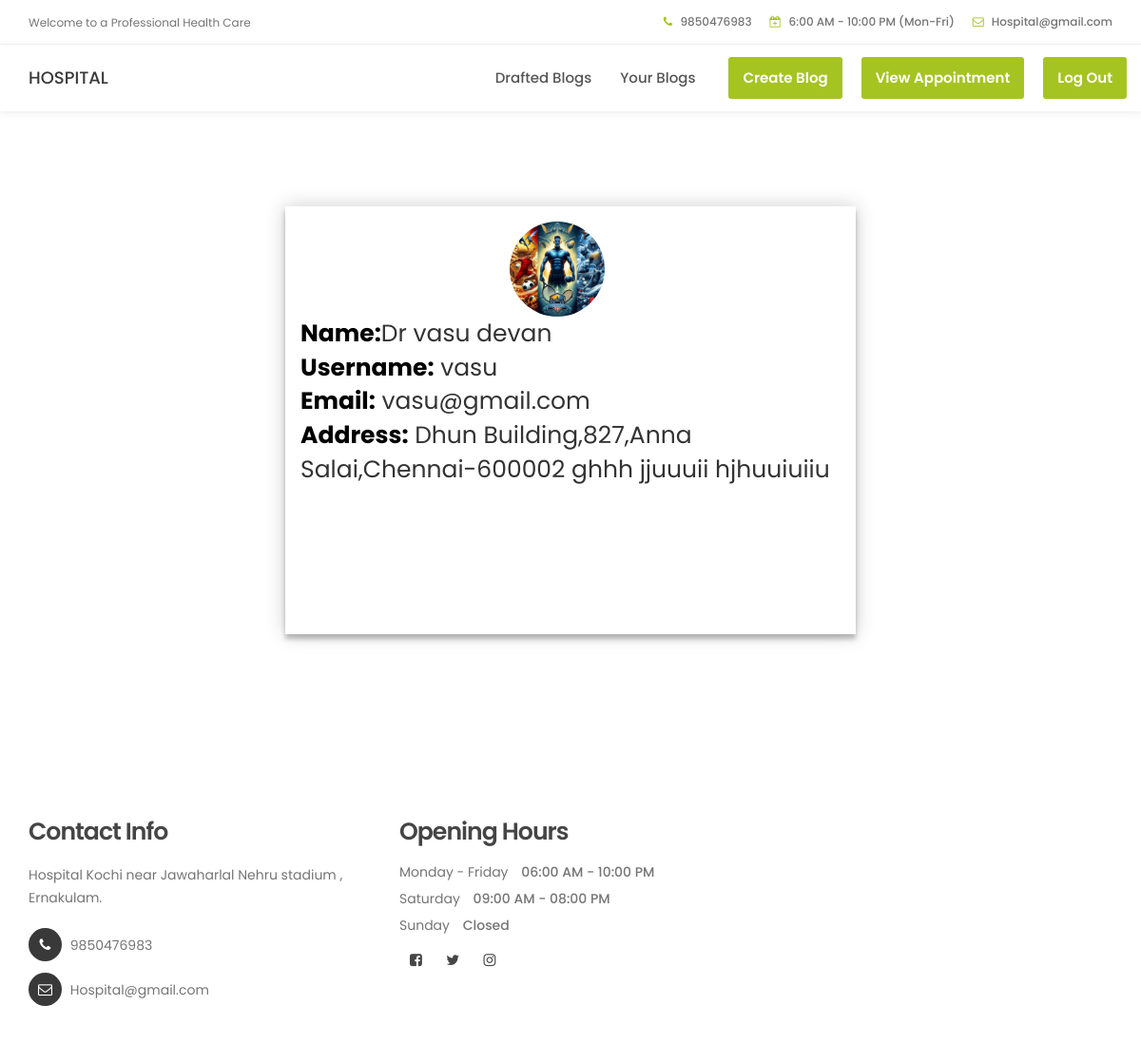
Page /6/vasu on the committed database.
### hospitalapp/models.py (models this page shows, shortened)
class doctorreg(models.Model):
    id = models.BigAutoField(primary_key=True)
    first_name=models.CharField(max_length=25)
    last_name=models.CharField(max_length=25)
    username = models.CharField(max_length=25)
    email = models.EmailField(max_length=25)
    Password = models.CharField(max_length=25)
    profilepic=models.ImageField()
    address=models.CharField(max_length=100)

### hospitalapp/views.py (the view)
# urls.py: path('6/<u>',views.doctor_profile),
def doctor_profile(request,u):
    d1=doctorreg.objects.filter(username=u)
    return render(request,'doctorhm.html',{'data1':d1,'uname':u})

### template/doctorhm.html (shortened to what this page needs)
{% load static %}
{% block content %}
<!DOCTYPE html>
<html lang="en">
<head>
     {% load static %}
     <link rel="stylesheet" href="{% static 'css/bootstrap.min.css' %}">
     <link rel="stylesheet" href="{% static 'css/font-awesome.min.css' %}">
     <link rel="stylesheet" href="{% static 'css/animate.css' %}">
     <link rel="stylesheet" href="{% static 'css/owl.carousel.css' %}">
     <link rel="stylesheet" href="{% static 'css/owl.theme.default.min.css' %}">
     <link rel="stylesheet" href="{% static 'css/tooplate-style.css' %}">
</head>
<body id="top" data-spy="scroll" data-target=".navbar-collapse" data-offset="50">
     <header>
          <div class="container">
               <div class="row">
                    <div class="col-md-4 col-sm-5">
                         <p>Welcome to a Professional Health Care</p>
                    </div>
                    <div class="col-md-8 col-sm-7 text-align-right">
                         <span class="phone-icon"><i class="fa fa-phone"></i> 9850476983</span>
                         <span class="date-icon"><i class="fa fa-calendar-plus-o"></i> 6:00 AM - 10:00 PM (Mon-Fri)</span>
                         <span class="email-icon"><i class="fa fa-envelope-o"></i> <a href="#">Hospital@gmail.com</a></span>
                    </div>
               </div>
          </div>
     </header>
     <section class="navbar navbar-default navbar-static-top" role="navigation">
          <div class="container">
               <div class="navbar-header">
                    <a href="index.html" class="navbar-brand">HOSPITAL</a>
               </div>
               <div class="collapse navbar-collapse">
                    <ul class="nav navbar-nav navbar-right">
                         <li><a href="../draft/{{uname}}" class="smoothscroll">Drafted Blogs</a></li>
                         <li><a href="../yourblog/{{uname}}">Your Blogs</a></li>
                  <li class="appointment-btn"><a href="../8/{{uname}}">Create Blog</a></li>
                         <li class="appointment-btn"><a href="../view_doctor_appointments/{{uname}}">View Appointment</a></li>
                         <li class="appointment-btn"><a href="../7">Log Out</a></li>
                    </ul>
               </div>
          </div>
     </section>
 <section id="appointment" data-stellar-background-ratio="3" style="position: relative; top:-100px;">
          <div class="container">
               <div class="row">
     {% for i in data1 %}
                    <div class="box">
                                    <img src="{{ i.profilepic.url }}" style="position:relative; left:220px;"><br>
                                      <strong style="Color:black;"><b>Name:</b></strong>Dr {{ i.first_name }} {{i.last_name}}<br>
                                      <strong style="Color:black"><b>Username:</b></strong> {{ i.username }}<br>
                                     <strong style="Color:black"><b>Email:</b></strong> {{ i.email }}<br>
                                     <strong style="Color:black"><b>Address:</b></strong> {{ i.address }}<br>
 </div>
    {% endfor %}
</div>
</div>
</section>
 <footer data-stellar-background-ratio="5">
     <div class="container">
          <div class="row">
               <div class="col-md-4 col-sm-4">
                    <div class="footer-thumb">
                         <h4 class="wow fadeInUp" data-wow-delay="0.4s">Contact Info</h4>
                         <p>Hospital Kochi near Jawaharlal Nehru stadium , Ernakulam.</p>
                         <div class="contact-info">
                              <p><i class="fa fa-phone"></i> 9850476983</p>
                              <p><i class="fa fa-envelope-o"></i> <a href="#">Hospital@gmail.com</a></p>
                         </div>
                    </div>
               </div>
               <div class="col-md-6 col-sm-12">
                    <div class="footer-thumb">
                         <div class="opening-hours">
                              <h4 class="wow fadeInUp" data-wow-delay="0.4s">Opening Hours</h4>
                              <p>Monday - Friday <span>06:00 AM - 10:00 PM</span></p>
                              <p>Saturday <span>09:00 AM - 08:00 PM</span></p>
                              <p>Sunday <span>Closed</span></p>
                         </div>
                         <ul class="social-icon">
                              <li><a href="https://www.facebook.com/tooplate" class="fa fa-facebook-square" attr="facebook icon"></a></li>
                              <li><a href="#" class="fa fa-twitter"></a></li>
                              <li><a href="#" class="fa fa-instagram"></a></li>
                         </ul>
                    </div>
               </div>
          </div>
     </div>
</footer>
</body>
</html>
{% endblock %}

### static/css/tooplate-style.css (style rules this page uses)
body { background: #ffffff; font-family: 'Poppins', sans-serif; overflow-x: hidden; }
h1,h2,h3,h4,h5,h6 { font-weight: 600; line-height: inherit; }
h1,h2,h3,h4 { letter-spacing: -1px; }
h4 { color: #454545; font-size: 1.8em; padding-bottom: 2px; }
p { color: #757575; font-size: 14px; font-weight: normal; line-height: 24px; }
html { -webkit-font-smoothing: antialiased; }
a { color: #252525; -webkit-transition: 0.5s; transition: 0.5s; text-decoration: none !important; }
.text-align-right { text-align: right; }
header { background: #ffffff; border-bottom: 1px solid #f2f2f2; display: flex; height: 45px; }
header .col-md-8 { padding-right: 0; }
header p, header span { font-size: 12px; line-height: 24px; padding-top: 12px; }
header a, header span { color: #747474; }
header span { font-weight: 500; display: inline-block; padding: 11px 15px; }
header span.date-icon { border-left: 1px solid #f2f2f2; border-right: 1px solid #f2f2f2; padding-right: 19px; padding-left: 19px; }
header span i { color: #a5c422; margin-right: 5px; }
.navbar-default { background: #ffffff; box-shadow: 0 2px 8px rgba(0,0,0,.075); border: none; margin-bottom: 0; padding: 10px; }
.navbar-default .navbar-brand { color: #393939; font-weight: 500; }
.navbar-default .navbar-nav li.appointment-btn { margin: 3px 0 0 20px; }
.navbar-default .navbar-nav li.appointment-btn a { background: #a5c422; border-radius: 3px; color: #ffffff; font-weight: 600; padding-top: 12px; padding-bottom: 12px; }
.navbar-default .navbar-nav li a { color: #555555; font-size: 15px; font-weight: 500; padding-right: 20px; padding-left: 20px; -webkit-transition: all ease-in-out 0.4s; transition: all ease-in-out 0.4s; }
#appointment { padding-top: 100px; }
footer { padding-top: 80px; padding-bottom: 40px; }
footer h4 { padding-bottom: 5px; }
footer a { color: #757575; }
.contact-info { padding-top: 10px; }
.contact-info .fa { background: #393939; border-radius: 100%; color: #ffffff; font-size: 15px; width: 35px; height: 35px; line-height: 35px; text-align: center; margin-right: 5px; margin-bottom: 2px; }
.opening-hours p { line-height: 18px; }
.opening-hours span { font-weight: 500; display: inline-block; padding-left: 10px; }
.social-icon { position: relative; padding: 0; margin: 0; }
.social-icon li { display: inline-block; list-style: none; }
.social-icon li a { border-radius: 100px; color: #464646; font-size: 15px; width: 35px; height: 35px; line-height: 35px; text-decoration: none; text-align: center; transition: all 0.4s ease-in-out; position: relative; }
@media only screen and (max-width: 1200px) { header { height: inherit; } }
@media only screen and (max-width: 1200px) { header span.date-icon { border: 0; padding-right: 0; padding-left: 0; } }
@media only screen and (max-width: 1200px) { header span.email-icon { padding-top: 0; } }
@media only screen and (max-width: 1200px) { .navbar-default .navbar-nav li a { padding-right: 15px; padding-left: 15px; } }

### template/doctorhm.html (style rules this page uses)
.box { width: 600px; height: 450px; padding: 16px; background-color:neon; margin: 0 auto; margin-top: 100px; box-shadow: 0 0 20px 0 rgba(0, 0, 0, 0.2), 0 5px 5px 0 rgba(0, 0, 0, 0.24); font-size:25px; }
img { border-radius: 50%; width:100px; height:100px; }

### rows in the picture
doctorreg: profilepic (picture), first_name "vasu", last_name "devan", username "vasu", email "vasu@gmail.com", address "Dhun Building,827,Anna Salai,Chennai-600002 ghhh jjuuuii hjhuuiuiiu"
